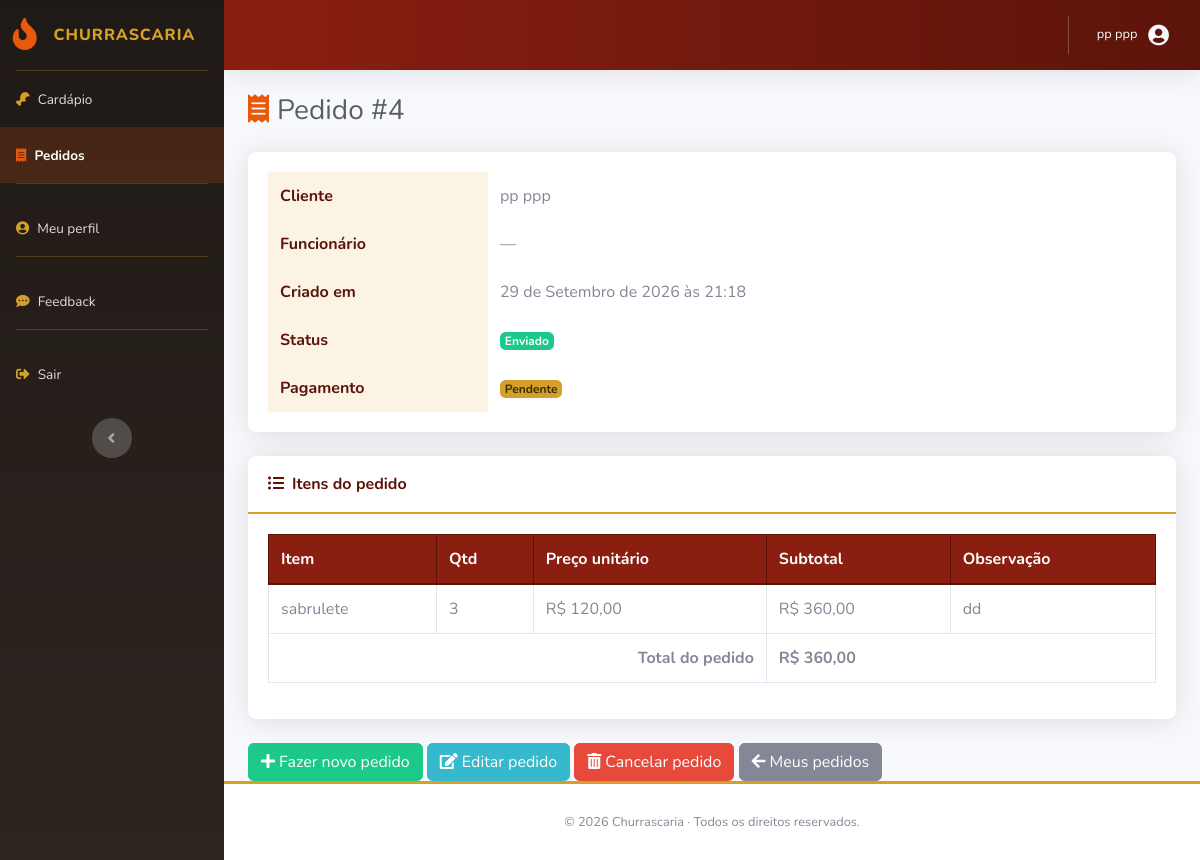
The app's page /pedidos/4/ (signed in) with its own data.
### pedido/models.py (models this page shows, shortened)
class Pedido(models.Model):
    cliente = models.ForeignKey(Cliente, on_delete=models.PROTECT, related_name='pedidos')
    funcionario = models.ForeignKey(Funcionario, on_delete=models.SET_NULL, null=True, related_name='pedidos_atendidos')
    pagamento_efetuado = models.BooleanField(default=False)
    concluido = models.BooleanField(default=False)  # False = cliente ainda montando; True = pedido enviado
    criado_em = models.DateTimeField(auto_now_add=True)
    valor_total = models.DecimalField(max_digits=10, decimal_places=2, default=0)
    itens = models.ManyToManyField(Item, through='itempedido.ItemPedido', related_name='pedidos')

### itempedido/models.py (models this page shows, shortened)
class ItemPedido(models.Model):
    pedido = models.ForeignKey(Pedido, on_delete=models.CASCADE)
    item = models.ForeignKey(Item, on_delete=models.PROTECT)
    quantidade = models.PositiveIntegerField(default=1)
    preco_conjunto  = models.DecimalField(max_digits=8, decimal_places=2)
    observacao = models.CharField(max_length=200, blank=True)
    class Meta:
        unique_together = ('pedido', 'item')

### item/models.py (models this page shows)
class Item(models.Model):
    CATEGORIA_CHOICES = [
        ('CARNE', 'Carne'),
        ('ACOMPANHAMENTO', 'Acompanhamento'),
        ('BEBIDA', 'Bebida'),
        ('SOBREMESA', 'Sobremesa'),
    ]
    nome = models.CharField(max_length=100)
    descricao = models.TextField(blank=True)
    preco = models.DecimalField(max_digits=8, decimal_places=2, validators=[MinValueValidator(0)])
    categoria = models.CharField(max_length=20, choices=CATEGORIA_CHOICES)
    disponivel = models.BooleanField(default=True)
    def __str__(self):
        return self.nome

### pedido/views.py (the view)
# urls.py: path('<int:pk>/', views.pedido_detail, name='pedido_detail'),
@login_required
@permission_required('pedido.view_pedido', raise_exception=True)
def pedido_detail(request, pk):
    pedido = get_object_or_404(Pedido, pk=pk)
    eh_cliente = hasattr(request.user, 'cliente')
    if eh_cliente and pedido.cliente_id != request.user.cliente.id:
        messages.error(request, 'Você não tem permissão para ver esse pedido.')
        return redirect('pedido_list')
    itens_do_pedido = list(pedido.itempedido_set.select_related('item', 'pedido').all())
    for ip in itens_do_pedido:
        ip.pode_alterar = pode_alterar_item_pedido(request.user, ip)
        ip.pode_excluir = pode_excluir_item_pedido(request.user, ip)
    return render(request, 'pedido/pedido_detail.html', {
        'pedido': pedido,
        'itens_do_pedido': itens_do_pedido,
        'eh_cliente': eh_cliente,
        'pode_montar': pode_montar_pedido(request.user),
        'pode_alterar': pode_alterar_pedido(request.user, pedido),
        'pode_excluir': pode_excluir_pedido(request.user, pedido),
        'mostrar_acoes_itens': any(ip.pode_alterar or ip.pode_excluir for ip in itens_do_pedido),
    })

### cliente/models.py (called while the page is built)
    def __str__(self):
        return self.get_full_name() or self.username

### pedido/acesso.py (called while the page is built)
def pode_montar_pedido(usuario):
    return hasattr(usuario, 'cliente') or usuario.has_perm('pedido.add_pedido')

def e_dono_do_pedido(usuario, pedido):
    cliente = getattr(usuario, 'cliente', None)
    return cliente is not None and pedido.cliente_id == cliente.pk

def pode_alterar_pedido(usuario, pedido):
    return usuario.has_perm('pedido.change_pedido')

def pode_excluir_pedido(usuario, pedido):
    if usuario.has_perm('pedido.delete_pedido'):
        return True
    return e_dono_do_pedido(usuario, pedido) and not pedido.concluido

def pode_alterar_item_pedido(usuario, item_pedido):
    if usuario.has_perm('itempedido.change_itempedido'):
        return True
    pedido = item_pedido.pedido
    return e_dono_do_pedido(usuario, pedido) and not pedido.concluido

def pode_excluir_item_pedido(usuario, item_pedido):
    if usuario.has_perm('itempedido.delete_itempedido'):
        return True
    pedido = item_pedido.pedido
    return e_dono_do_pedido(usuario, pedido) and not pedido.concluido

### templates/pedido/pedido_detail.html (shortened to what this page needs)
{% extends 'base.html' %}
{% block content %}
    <h1 class="h3 mb-4 text-gray-800 page-title"><i class="fas fa-receipt"></i>Pedido #{{ pedido.id }}</h1>
    <div class="card shadow mb-4">
        <div class="card-body">
            <table class="table table-borderless table-detalhe mb-0">
                <tr><th>Cliente</th><td>{{ pedido.cliente }}</td></tr>
                <tr><th>Funcionário</th><td>{{ pedido.funcionario|default:"—" }}</td></tr>
                <tr><th>Criado em</th><td>{{ pedido.criado_em }}</td></tr>
                <tr>
                    <th>Status</th>
                    <td>
                        {% if pedido.concluido %}
                            <span class="badge badge-success">Enviado</span>
                        {% else %}
                            <span class="badge badge-secondary">Em andamento</span>
                        {% endif %}
                    </td>
                </tr>
                <tr>
                    <th>Pagamento</th>
                    <td>
                        {% if pedido.pagamento_efetuado %}
                            <span class="badge badge-success">Efetuado</span>
                        {% else %}
                            <span class="badge badge-warning">Pendente</span>
                        {% endif %}
                    </td>
                </tr>
            </table>
        </div>
    </div>
    <div class="card shadow mb-4">
        <div class="card-header py-3"><i class="fas fa-list-ul mr-2"></i>Itens do pedido</div>
        <div class="card-body">
            {% if itens_do_pedido %}
                <div class="table-responsive">
                    <table class="table table-bordered table-hover" width="100%" cellspacing="0">
                        <thead>
                            <tr>
                                <th>Item</th>
                                <th>Qtd</th>
                                <th>Preço unitário</th>
                                <th>Subtotal</th>
                                <th>Observação</th>
                            </tr>
                        </thead>
                        <tbody>
                            {% for ip in itens_do_pedido %}
                                <tr>
                                    <td>{{ ip.item }}</td>
                                    <td>{{ ip.quantidade }}</td>
                                    <td>R$ {{ ip.item.preco }}</td>
                                    <td>R$ {{ ip.preco_conjunto }}</td>
                                    <td>{{ ip.observacao|default:"—" }}</td>
                                </tr>
                            {% endfor %}
                        </tbody>
                        <tfoot>
                            <tr>
                                <th colspan="3" class="text-right">Total do pedido</th>
                                <th colspan="{% if mostrar_acoes_itens %}3{% else %}2{% endif %}">R$ {{ pedido.valor_total }}</th>
                            </tr>
                        </tfoot>
                    </table>
                </div>
            {% else %}
                <p class="text-muted font-italic mb-0">Nenhum item lançado neste pedido ainda.</p>
            {% endif %}
        </div>
    </div>
    {% if pode_montar and not pedido.concluido %}
        <a class="btn btn-success" href="{% url 'item_list' %}"><i class="fas fa-cart-plus mr-1"></i>Adicionar mais itens</a>
        <form action="{% url 'concluir_pedido' pedido.pk %}" method="post" class="d-inline">
            {% csrf_token %}
            <button class="btn btn-primary" type="submit"><i class="fas fa-check mr-1"></i>Concluir pedido</button>
        </form>
    {% elif pode_montar and pedido.concluido %}
        <a class="btn btn-success" href="{% url 'item_list' %}"><i class="fas fa-plus mr-1"></i>Fazer novo pedido</a>
    {% endif %}
    {% if pode_alterar %}
        <a class="btn btn-info" href="{% url 'pedido_update' pedido.pk %}"><i class="fas fa-edit mr-1"></i>Editar pedido</a>
    {% endif %}
    {% if pode_excluir %}
        <a class="btn btn-danger" href="{% url 'pedido_delete' pedido.pk %}"><i class="fas fa-trash-alt mr-1"></i>{% if eh_cliente %}Cancelar pedido{% else %}Excluir pedido{% endif %}</a>
    {% endif %}
    <a class="btn btn-secondary" href="{% url 'pedido_list' %}"><i class="fas fa-arrow-left mr-1"></i>{% if eh_cliente %}Meus pedidos{% else %}Voltar{% endif %}</a>
{% endblock %}

### templates/base.html (shortened to what this page needs)
{% load static %}
<!DOCTYPE html>
<html lang="pt-br">
<head>
    <link href="{% static 'vendor/fontawesome-free/css/all.min.css' %}" rel="stylesheet" type="text/css">
    <link href="{% static 'vendor/datatables/dataTables.bootstrap4.min.css' %}" rel="stylesheet">
    <link href="{% static 'css/sb-admin-2.min.css' %}" rel="stylesheet">
    <link href="{% static 'css/churrascaria-theme.css' %}" rel="stylesheet">
</head>
<body id="page-top">
<div id="wrapper">
    <ul class="navbar-nav bg-gradient-primary sidebar sidebar-dark accordion" id="accordionSidebar">
        <a class="sidebar-brand d-flex align-items-center justify-content-center" href="{% url 'home' %}">
            <div class="sidebar-brand-icon"><i class="fas fa-fire"></i></div>
            <div class="sidebar-brand-text mx-3">Churrascaria</div>
        </a>
        <hr class="sidebar-divider my-0">
        {% if perms.item.view_item %}
        <li class="nav-item {% if request.resolver_match.url_name == 'item_list' or request.resolver_match.url_name == 'item_detail' or request.resolver_match.url_name == 'item_create' %}active{% endif %}">
            <a class="nav-link" href="{% url 'item_list' %}">
                <i class="fas fa-drumstick-bite"></i>
                <span>Cardápio</span>
            </a>
        </li>
        {% endif %}
        {% if perms.pedido.view_pedido %}
        <li class="nav-item {% if 'pedido' in request.resolver_match.url_name and 'itempedido' not in request.resolver_match.url_name %}active{% endif %}">
            <a class="nav-link" href="{% url 'pedido_list' %}">
                <i class="fas fa-receipt"></i>
                <span>Pedidos</span>
            </a>
        </li>
        {% endif %}
        {% if user.cliente %}
        <hr class="sidebar-divider">
        <li class="nav-item {% if 'cliente' in request.resolver_match.url_name %}active{% endif %}">
            <a class="nav-link" href="{% url 'cliente_detail' user.cliente.pk %}">
                <i class="fas fa-user-circle"></i>
                <span>Meu perfil</span>
            </a>
        </li>
        {% endif %}
        {% if user.is_authenticated %}
        <hr class="sidebar-divider">
        <li class="nav-item {% if 'feedback' in request.resolver_match.url_name %}active{% endif %}">
            <a class="nav-link" href="{% url 'feedback_list' %}">
                <i class="fas fa-comment-dots"></i>
                <span>Feedback</span>
            </a>
        </li>
        {% endif %}
        <hr class="sidebar-divider">
        {% if user.is_authenticated %}
        <li class="nav-item">
            <a class="nav-link" href="#" data-toggle="modal" data-target="#modalLogout">
                <i class="fas fa-sign-out-alt"></i>
                <span>Sair</span>
            </a>
        </li>
        {% endif %}
        <div class="text-center d-none d-md-inline mt-3">
            <button class="rounded-circle border-0" id="sidebarToggle"></button>
        </div>
    </ul>
    <div id="content-wrapper" class="d-flex flex-column">
        <div id="content">
            <nav class="navbar navbar-expand navbar-light topbar mb-4 static-top shadow">
                <ul class="navbar-nav ml-auto">
                    {% if user.is_authenticated %}
                        <li class="nav-item dropdown no-arrow">
                            <a class="nav-link dropdown-toggle" href="#" id="userDropdown" role="button"
                               data-toggle="dropdown" aria-haspopup="true" aria-expanded="false">
                                <span class="mr-2 d-none d-lg-inline text-gray-100 small">
                                    {{ user.get_full_name|default:user.username }}
                                </span>
                                <i class="fas fa-user-circle fa-fw fa-lg text-gray-100"></i>
                            </a>
                        </li>
                    {% else %}
                        <li class="nav-item">
                            <a class="nav-link text-gray-100" href="{% url 'login' %}">Entrar</a>
                        </li>
                    {% endif %}
                </ul>
            </nav>
            <div class="container-fluid">
                {% block content %}{% endblock %}
            </div>
        </div>
        <footer class="sticky-footer bg-white">
            <div class="container my-auto">
                <div class="copyright text-center my-auto">
                    <span>&copy; {% now "Y" %} Churrascaria &middot; Todos os direitos reservados.</span>
                </div>
            </div>
        </footer>
    </div>
</div>
</body>
</html>

### static/css/churrascaria-theme.css (style rules this page uses)
:root { --churrasco-brasa: #8a1f11; --churrasco-brasa-escura: #5c140a; --churrasco-fogo: #e8590c; --churrasco-dourado: #d4a02a; --churrasco-carvao: #201a16; --churrasco-carvao-claro: #2c241f; --churrasco-creme: #f7f2ea; }
body { background-color: var(--churrasco-creme); font-family: 'Nunito', -apple-system, BlinkMacSystemFont, 'Segoe UI', Roboto, Arial, sans-serif; }
.sidebar { background: linear-gradient(180deg, var(--churrasco-carvao) 0%, var(--churrasco-carvao-claro) 100%) !important; }
.sidebar .sidebar-brand { color: var(--churrasco-dourado) !important; font-family: 'Nunito', sans-serif; font-weight: 800; letter-spacing: 0.06rem; }
.sidebar .sidebar-brand-icon i { color: var(--churrasco-fogo); }
.sidebar hr.sidebar-divider { border-top: 1px solid rgba(212, 160, 42, 0.25); }
.sidebar .nav-item .nav-link { color: rgba(255, 255, 255, 0.85); }
.sidebar .nav-item .nav-link i { color: var(--churrasco-dourado); }
.sidebar .nav-item .nav-link:hover, .sidebar .nav-item.active .nav-link { color: #fff; background-color: rgba(232, 89, 12, 0.18); }
.sidebar .nav-item.active .nav-link i { color: var(--churrasco-fogo); }
#sidebarToggle { background-color: rgba(212, 160, 42, 0.15); }
.topbar { background: linear-gradient(90deg, var(--churrasco-brasa) 0%, var(--churrasco-brasa-escura) 100%) !important; }
.topbar .nav-item .nav-link { color: rgba(255, 255, 255, 0.9) !important; }
.btn-warning, .badge-warning { background-color: var(--churrasco-dourado); border-color: var(--churrasco-dourado); color: #3a2c05; }
a { color: var(--churrasco-brasa); }
.card { border: none; border-radius: 0.55rem; box-shadow: 0 0.15rem 1.2rem 0 rgba(58, 32, 20, 0.12); }
.card-header { background-color: #fff; border-bottom: 2px solid var(--churrasco-dourado); border-radius: 0.55rem 0.55rem 0 0 !important; font-weight: 700; color: var(--churrasco-brasa-escura); }
.table thead th { background-color: var(--churrasco-brasa); color: #fff; border-color: var(--churrasco-brasa-escura); vertical-align: middle; white-space: nowrap; }
.sticky-footer { background-color: #fff; border-top: 3px solid var(--churrasco-dourado); }
.table-detalhe th { width: 220px; background-color: #fbf3e3; color: var(--churrasco-brasa-escura); }
.page-title i { color: var(--churrasco-fogo); margin-right: 0.5rem; }

### records on screen
Pedido: id "4", cliente "pp ppp", funcionario "—", criado_em "29 de Setembro de 2026 às 21:18", valor_total "360,00"
ItemPedido: item "sabrulete", quantidade "3", item.preco "120,00", preco_conjunto "360,00", observacao "dd"

### other values on screen
{{ user.get_full_name|default:user.username }} "pp ppp"
